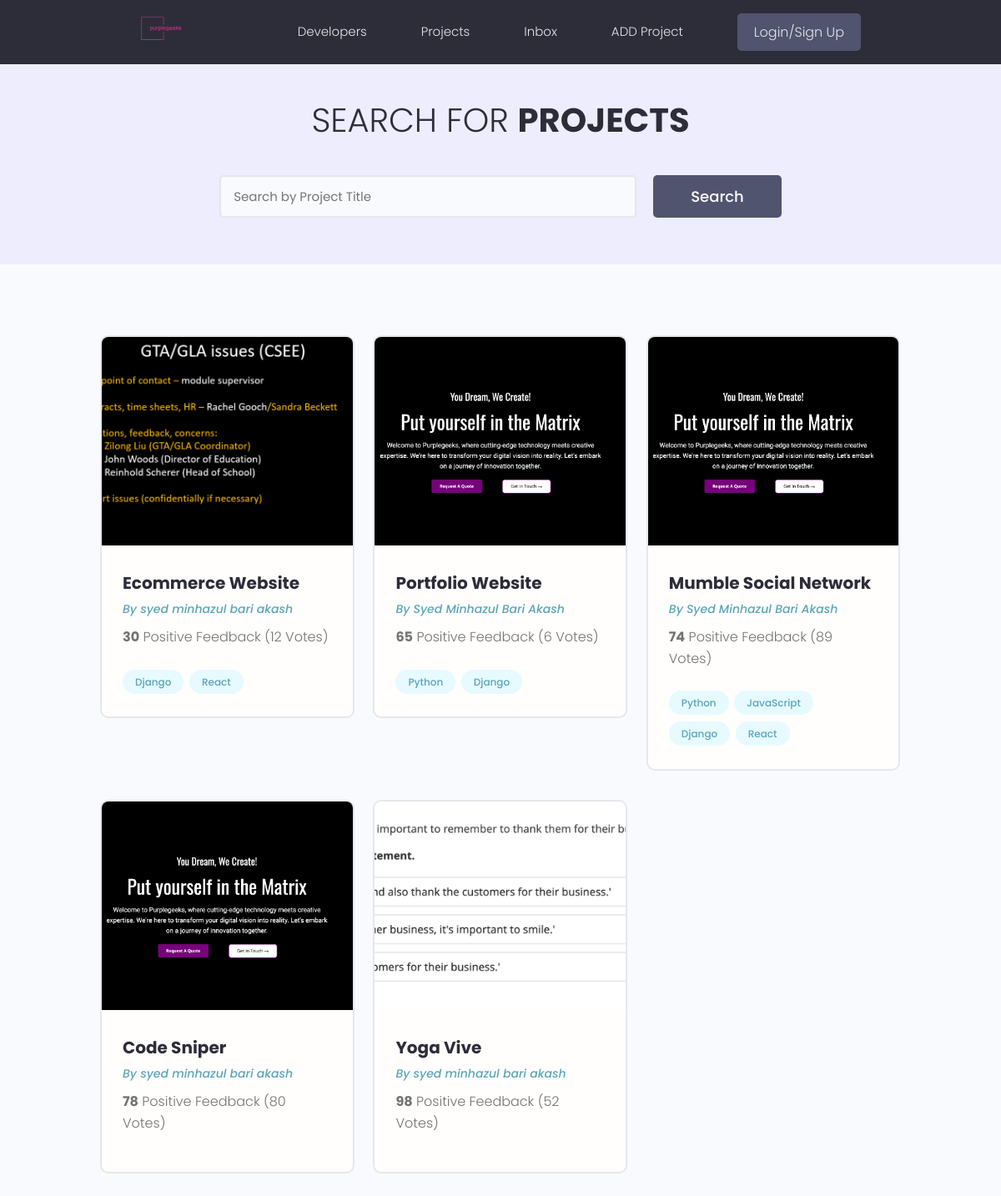
/projects/, run on the app's committed database.
### projects/models.py (models this page shows, shortened)
class Project(models.Model):
    owner = models.ForeignKey(Profile, null=True, blank=True, on_delete=models.SET_NULL)
    title = models.CharField(max_length=200)
    description = models.TextField(null=True, blank=True)
    featured_image = models.ImageField(null=True, blank=True, default="default.jpg")
    demo_link = models.CharField(max_length=2000, null=True, blank=True)
    source_link = models.CharField(max_length=2000, null=True, blank=True)
    tags = models.ManyToManyField('Tag',blank=True)
    vote_total = models.IntegerField(default=0, null=True, blank=True )
    vote_ratio = models.IntegerField(default=0, null=True, blank=True )
    created = models.DateTimeField(auto_now_add=True)
    id = models.UUIDField(default=uuid.uuid4, unique=True, primary_key=True, editable=False)

class Tag(models.Model):
    name= models.CharField(max_length=200)
    created = models.DateTimeField(auto_now_add=True)
    id = models.UUIDField(default=uuid.uuid4, unique=True,primary_key=True, editable=False)
    def __str__(self) :
        return self.name

### users/models.py (models this page shows, shortened)
class Profile(models.Model):
    user = models.OneToOneField(User, on_delete=models.CASCADE, null=True, blank=True)
    name = models.CharField(max_length=200, blank=True, null=True)
    email = models.EmailField(max_length=500, blank=True, null=True)
    username = models.CharField(max_length=200, blank=True, null=True)
    location = models.CharField(max_length=200, blank=True, null=True)
    short_intro = models.CharField(max_length=200, blank=True, null=True)
    bio = models.TextField(blank=True, null=True)
    profile_image = models.ImageField(null=True, blank=True, upload_to='profiles/', default="profiles/user-default.png")
    social_github = models.CharField(max_length=200, blank=True, null=True)
    social_twitter = models.CharField(max_length=200, blank=True, null=True)
    social_linkedin = models.CharField(max_length=200, blank=True, null=True)
    social_youtube = models.CharField(max_length=200, blank=True, null=True)
    social_website = models.CharField(max_length=200, blank=True, null=True)
    created = models.DateTimeField(auto_now_add=True)
    id = models.UUIDField(default=uuid.uuid4, unique=True, primary_key=True, editable=False)

### projects/views.py (the view)
# urls.py: path('projects/',include('projects.urls')),
def projects(request):
    projects = Project.objects.all()
    context = {'projects': projects}
    return render(request,'projects/projects.html',context)

### projects/templates/projects/projects.html (shortened to what this page needs)
{% extends 'main.html' %}
{% block content %}
  <main class="projects">
    <section class="hero-section text-center">
      <div class="container container--narrow">
        <div class="hero-section__box">
          <h2>Search for <span>Projects</span></h2>
        </div>
        <div class="hero-section__search">
          <form class="form" action="#" method="get">
            <div class="form__field">
              <input class="input input--text" id="formInput#search" type="text" name="text"
                placeholder="Search by Project Title" />
            </div>
            <input class="btn btn--sub btn--lg" type="submit" value="Search" />
          </form>
        </div>
      </div>
    </section>
    <section class="projectsList">
      <div class="container">
        <div class="grid grid--three">
            {% for project in projects %}
          <div class="column">
            <div class="card project">
              <a href="{% url 'project' project.id %}" class="project">
                <img class="project__thumbnail" src="{{project.featured_image.url}}" alt="project thumbnail" />
                <div class="card__body">
                  <h3 class="project__title">{{project.title}}</h3>
                  <p><a class="project__author" href="{% url 'user-project' project.owner.id %}">By {{project.owner.name}}</a></p>
                  <p class="project--rating">
                    <span style="font-weight: bold;">{{project.vote_ratio}}</span> Positive
                    Feedback ({{project.vote_total}} Vote{{project.vote_total|pluralize:"s"}})
                  </p>
                  <div class="project__tags">
                    {% for tag in project.tags.all %}
                    <span class="tag tag--pill tag--main">
                      <small>{{tag}}</small>
                    </span>
                    {% endfor %}
                  </div>
                </div>
              </a>
            </div>
          </div>
          {% endfor %}
        </div>
      </div>
    </section>
  </main>
{% endblock content %}

### static/styles/app.css (style rules this page uses)
:root { --color-sub: #2d2d39; }
.btn--sub { background-color: var(--color-sub-light); }
.card { border: 2px solid var(--color-light); }
img { width: 100%; }
.hero-section { height: 40vh; display: flex; align-items: center; background-color: var(--color-sub); }
.hero-section__box { margin-bottom: 4rem; }
.hero-section__box > h2, .hero-section__box > h2 > span { font-size: 4rem; color: var(--color-light); line-height: 1.3; text-transform: uppercase; }
.hero-section__box > h2 { font-weight: 300; }
.hero-section__box > h2 > span { font-weight: 700; }
.hero-section__search > .form { display: flex; align-items: center; justify-content: center; gap: 2rem; }
.hero-section__search > .form input.input--text { width: 50rem; }
.project__author { font-size: 1.4rem; font-style: italic; }
.project--rating { margin-bottom: 1.6em; margin-top: .5em; }
.projects > .hero-section { background: var(--color-sub-lighter); height: 30vh; }
.projects .hero-section__box { margin-bottom: 2.5rem; }
.projects .hero-section__box > h2 { color: var(--color-sub); }
.projects .hero-section__box > h2 > span { font-weight: 700; color: var(--color-sub); }
.projectsList { margin-top: 8rem; }
.project__thumbnail { height: 25rem; object-fit: cover; object-position: top center; }
.project__title { font-size: 2rem; font-weight: 700; color: var(--color-sub); }

### static/uikit/styles/modules/_variables.css (style rules this page uses)
:root { --color-main: #5aa5b9; --color-main-light: #e6faff; --color-sub: #3f4156; --color-sub-light: #51546e; --color-sub-lighter: #ededfd; --color-text: #737373; --color-gray: #8b8b8b; --color-light: #e5e7eb; --color-light-gray: #767676; --color-bg: #f8fafd; --color-white: #fffefd; --color-white-light: #f3f3f3; --color-success: #359e64; --color-success-bg: #def8e8; --color-error: #fc4b0b; --color-error-bg: #fff2ee; --font-base: 'Poppins', arial, helvetica, 'Segoe UI', roboto, ubuntu, sans-serif; --font-monospace: 'Fira Code', 'Courier New', courier, monospace; --font-regular: 300; --font-medium: 500; --font-bold: 700; --generic-shadow: 1px 1px 5px #00000010; --generic-transition: all 0.3s ease-in-out; }

### static/uikit/styles/modules/_base.css (style rules this page uses)
* { margin: 0; padding: 0; box-sizing: border-box; text-rendering: optimizeLegibility; color: inherit; font-size: inherit; }
html { font-size: 50%; }
@media only screen and (min-width: 480px) { html { font-size: 56.25%; } }
@media only screen and (min-width: 1200px) { html { font-size: 62.5%; } }
body { line-height: 1.6; font-weight: 400; font-size: 1.5rem; color: var(--color-text); background-color: var(--color-bg); min-height: 100vh; }

### static/uikit/styles/modules/_typography.css (style rules this page uses)
* { font-family: var(--font-base); }
h2 { font-size: 3.6rem; font-weight: var(--font-bold); }
h3 { font-size: 3.2rem; font-weight: var(--font-medium); }
p, span, strong { font-size: 1.6rem; color: var(--color-text); font-weight: var(--font-regular); }
a { padding-bottom: 2px; text-decoration: none; display: inline-block; color: var(--color-main); font-weight: var(--font-medium); }

### static/uikit/styles/modules/_utilities.css (style rules this page uses)
.container { width: 92%; max-width: 165rem; margin: 0 auto; box-sizing: border-box; }
.container--narrow { width: 92%; max-width: 120rem; }
@media screen and (min-width: 1000px) { .container { width: 90%; } }
@media screen and (min-width: 1000px) { .container--narrow { width: 85%; } }
@media screen and (min-width: 1200px) { .container { width: 80%; } }
@media screen and (min-width: 1200px) { .container--narrow { width: 72%; } }
.text-center { text-align: center; }

### static/uikit/styles/modules/_button.css (style rules this page uses)
.btn { display: inline-block; position: relative; cursor: pointer; background-color: var(--color-light); font-weight: var(--font-medium); color: var(--color-sub); text-decoration: none; padding: 1rem 2rem; border-radius: 0.5rem; border: none; width: -webkit-fit-content; width: -moz-fit-content; width: fit-content; height: -webkit-fit-content; height: -moz-fit-content; height: fit-content; font-size: 1.6rem; outline-width: 0; outline-color: transparent; -webkit-backface-visibility: hidden; backface-visibility: hidden; transition: all 0.3s ease-in-out; }
.btn--sub { background-color: var(--color-sub); color: var(--color-white); }
.btn--lg { font-size: 1.8rem; padding: 1.2rem 4.5rem; }

### static/uikit/styles/modules/_card.css (style rules this page uses)
.card { border-radius: 1rem; background-color: var(--color-white); border: 1.5px solid var(--color-light); width: auto; height: auto; margin-top: 0.5rem; margin-bottom: 0.5rem; overflow: hidden; }
.card__body, .card__header { padding: 2rem 2.5rem; }

### data on the page
Project: featured_image (picture), title "Ecommerce Website", owner.name "syed minhazul bari akash", vote_ratio "30", vote_total "12"
Tag: name "Django"
Tag: name "React"
Project: featured_image (placeholder picture), title "Portfolio Website", owner.name "Syed Minhazul Bari Akash", vote_ratio "65", vote_total "6"
Tag: name "Python"
Project: featured_image (placeholder picture), title "Mumble Social Network", owner.name "Syed Minhazul Bari Akash", vote_ratio "74", vote_total "89"
Tag: name "JavaScript"
Project: featured_image (placeholder picture), title "Code Sniper", owner.name "syed minhazul bari akash", vote_ratio "78", vote_total "80"
Project: featured_image (picture), title "Yoga Vive", owner.name "syed minhazul bari akash", vote_ratio "98", vote_total "52"
